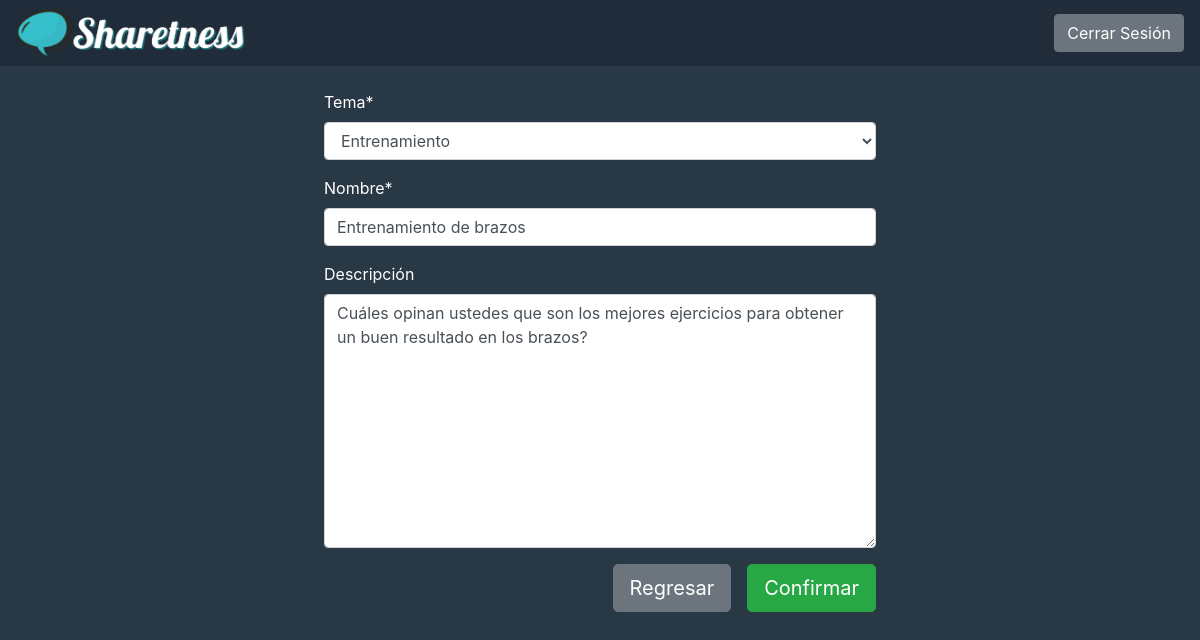
The app's page /room_form/42 (signed in) with its own data.
### forum/models.py (models this page shows, shortened)
class Room(models.Model):
    host = models.ForeignKey(User, on_delete=models.SET_NULL, null=True)
    topic = models.ForeignKey(Topic, on_delete=models.SET_NULL, null=True)
    name = models.CharField(max_length=200)
    description =models.TextField(null=True, blank=True)
    update = models.DateTimeField(auto_now=True)
    created = models.DateTimeField(auto_now_add=True)
    class Meta:
        ordering = ['-update', '-created']

class Topic(models.Model):
    name = models.CharField(max_length=200)
    def __str__(self):
        return self.name

### forum/views.py (the view)
# urls.py: path('room_form/<str:pk>', views.update_room, name="update-room"),
@login_required(login_url='login')
def update_room(request,pk):
    room = Room.objects.get(id=pk)
    form = RoomForm(instance=room)
    if request.user != room.host:
        return HttpResponse('No tiene permitido entrar acá!!')
    if request.method == "POST":
        form = RoomForm(request.POST, instance=room)
        if form.is_valid:
            form.save()
            return redirect('home')
    context = {'form': form}
    return render(request, 'forum/room_form.html', context)

### forum/forms.py
class RoomForm(ModelForm):
    class Meta:
        model = Room
        fields = '__all__'
        labels = {
            'topic': _('Tema'),
            'name': _('Nombre'),
            'description': _('Descripción'),
        }
        exclude = ['host']

### forum/templates/forum/room_form.html (shortened to what this page needs)
{% extends 'main.html' %}
{% load crispy_forms_tags %}
{% block content %}
    <div class="w-50 mx-auto p-4">
        <form action="" method="post">
            {{ form|crispy }}
            <div class="d-flex justify-content-end">
                <a href="{{request.META.HTTP_REFERER}}" class="btn btn-secondary btn-lg mr-3">Regresar</a>
                <input type="submit" class="btn btn-success btn-lg" value="Confirmar">
            </div>
        </form>
    </div>
{% endblock content %}

### static/styles/main.css (style rules this page uses)
body { background-color: #283845; color: white; }

### records on screen
Room: topic "Entrenamiento", description "Cuáles opinan ustedes que son los mejores ejercicios para obtener un buen resultado en los brazos?"
Topic: name "Entrenamiento de brazos"
